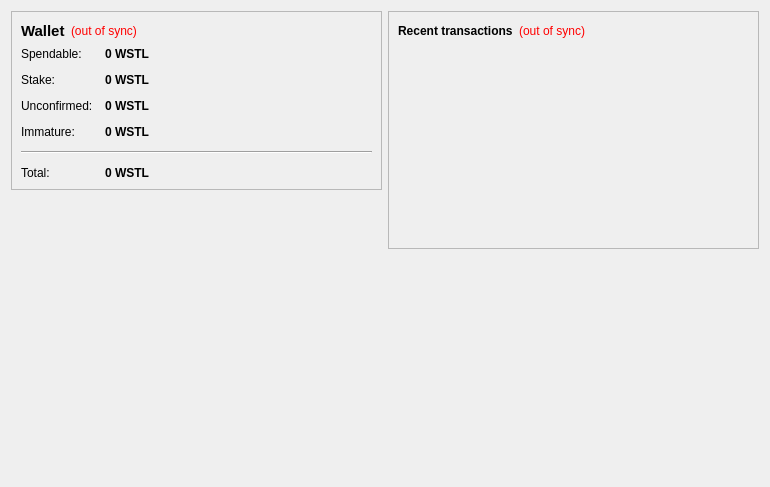
<?xml version="1.0" encoding="UTF-8"?>
<ui version="4.0">
 <class>OverviewPage</class>
 <widget class="QWidget" name="OverviewPage">
  <property name="geometry">
   <rect>
    <x>0</x>
    <y>0</y>
    <width>770</width>
    <height>487</height>
   </rect>
  </property>
  <property name="windowTitle">
   <string>Form</string>
  </property>
  <layout class="QHBoxLayout" name="horizontalLayout" stretch="1,1">
   <item>
    <layout class="QVBoxLayout" name="verticalLayout_2">
     <item>
      <widget class="QFrame" name="frame">
       <property name="frameShape">
        <enum>QFrame::StyledPanel</enum>
       </property>
       <property name="frameShadow">
        <enum>QFrame::Raised</enum>
       </property>
       <layout class="QVBoxLayout" name="verticalLayout_4">
        <item>
         <layout class="QHBoxLayout" name="horizontalLayout_4">
          <item>
           <widget class="QLabel" name="label_5">
            <property name="font">
             <font>
              <pointsize>11</pointsize>
              <weight>75</weight>
              <bold>true</bold>
             </font>
            </property>
            <property name="text">
             <string>Wallet</string>
            </property>
           </widget>
          </item>
          <item>
           <widget class="QLabel" name="labelWalletStatus">
            <property name="toolTip">
             <string>The displayed information may be out of date. Your wallet automatically synchronizes with the WhistleCoin network after a connection is established, but this process has not completed yet.</string>
            </property>
            <property name="styleSheet">
             <string notr="true">QLabel { color: red; }</string>
            </property>
            <property name="text">
             <string notr="true">(out of sync)</string>
            </property>
            <property name="alignment">
             <set>Qt::AlignLeading|Qt::AlignLeft|Qt::AlignVCenter</set>
            </property>
           </widget>
          </item>
          <item>
           <spacer name="horizontalSpacer_2">
            <property name="orientation">
             <enum>Qt::Horizontal</enum>
            </property>
            <property name="sizeHint" stdset="0">
             <size>
              <width>40</width>
              <height>20</height>
             </size>
            </property>
           </spacer>
          </item>
         </layout>
        </item>
        <item>
         <layout class="QFormLayout" name="formLayout_2">
          <property name="fieldGrowthPolicy">
           <enum>QFormLayout::AllNonFixedFieldsGrow</enum>
          </property>
          <property name="horizontalSpacing">
           <number>12</number>
          </property>
          <property name="verticalSpacing">
           <number>12</number>
          </property>
          <item row="0" column="0">
           <widget class="QLabel" name="label">
            <property name="text">
             <string>Spendable:</string>
            </property>
           </widget>
          </item>
          <item row="0" column="1">
           <widget class="QLabel" name="labelBalance">
            <property name="font">
             <font>
              <weight>75</weight>
              <bold>true</bold>
             </font>
            </property>
            <property name="cursor">
             <cursorShape>IBeamCursor</cursorShape>
            </property>
            <property name="toolTip">
             <string>Your current spendable balance</string>
            </property>
            <property name="text">
             <string notr="true">0 WSTL</string>
            </property>
            <property name="textInteractionFlags">
             <set>Qt::LinksAccessibleByMouse|Qt::TextSelectableByKeyboard|Qt::TextSelectableByMouse</set>
            </property>
           </widget>
          </item>
          <item row="1" column="0">
           <widget class="QLabel" name="label_6">
            <property name="text">
             <string>Stake:</string>
            </property>
           </widget>
          </item>
          <item row="1" column="1">
           <widget class="QLabel" name="labelStake">
            <property name="font">
             <font>
              <weight>75</weight>
              <bold>true</bold>
             </font>
            </property>
            <property name="cursor">
             <cursorShape>IBeamCursor</cursorShape>
            </property>
            <property name="toolTip">
             <string>Total of coins that was staked, and do not yet count toward the current balance</string>
            </property>
            <property name="text">
             <string notr="true">0 WSTL</string>
            </property>
            <property name="textInteractionFlags">
             <set>Qt::LinksAccessibleByMouse|Qt::TextSelectableByKeyboard|Qt::TextSelectableByMouse</set>
            </property>
           </widget>
          </item>
          <item row="2" column="0">
           <widget class="QLabel" name="label_3">
            <property name="text">
             <string>Unconfirmed:</string>
            </property>
           </widget>
          </item>
          <item row="2" column="1">
           <widget class="QLabel" name="labelUnconfirmed">
            <property name="font">
             <font>
              <weight>75</weight>
              <bold>true</bold>
             </font>
            </property>
            <property name="cursor">
             <cursorShape>IBeamCursor</cursorShape>
            </property>
            <property name="toolTip">
             <string>Total of transactions that have yet to be confirmed, and do not yet count toward the current balance</string>
            </property>
            <property name="text">
             <string notr="true">0 WSTL</string>
            </property>
            <property name="textInteractionFlags">
             <set>Qt::LinksAccessibleByMouse|Qt::TextSelectableByKeyboard|Qt::TextSelectableByMouse</set>
            </property>
           </widget>
          </item>
          <item row="3" column="0">
           <widget class="QLabel" name="labelImmatureText">
            <property name="text">
             <string>Immature:</string>
            </property>
           </widget>
          </item>
          <item row="3" column="1">
           <widget class="QLabel" name="labelImmature">
            <property name="font">
             <font>
              <weight>75</weight>
              <bold>true</bold>
             </font>
            </property>
            <property name="toolTip">
             <string>Mined balance that has not yet matured</string>
            </property>
            <property name="text">
             <string notr="true">0 WSTL</string>
            </property>
            <property name="textInteractionFlags">
             <set>Qt::LinksAccessibleByMouse|Qt::TextSelectableByKeyboard|Qt::TextSelectableByMouse</set>
            </property>
           </widget>
          </item>
          <item row="4" column="0" colspan="2">
           <widget class="Line" name="line">
            <property name="orientation">
             <enum>Qt::Horizontal</enum>
            </property>
           </widget>
          </item>
          <item row="5" column="0">
           <widget class="QLabel" name="labelTotalText">
            <property name="text">
             <string>Total:</string>
            </property>
           </widget>
          </item>
          <item row="5" column="1">
           <widget class="QLabel" name="labelTotal">
            <property name="font">
             <font>
              <weight>75</weight>
              <bold>true</bold>
             </font>
            </property>
            <property name="cursor">
             <cursorShape>IBeamCursor</cursorShape>
            </property>
            <property name="toolTip">
             <string>Your current total balance</string>
            </property>
            <property name="text">
             <string notr="true">0 WSTL</string>
            </property>
            <property name="textInteractionFlags">
             <set>Qt::LinksAccessibleByMouse|Qt::TextSelectableByKeyboard|Qt::TextSelectableByMouse</set>
            </property>
           </widget>
          </item>
         </layout>
        </item>
       </layout>
      </widget>
     </item>
     <item>
      <spacer name="verticalSpacer">
       <property name="orientation">
        <enum>Qt::Vertical</enum>
       </property>
       <property name="sizeHint" stdset="0">
        <size>
         <width>20</width>
         <height>40</height>
        </size>
       </property>
      </spacer>
     </item>
     <item>
      <widget class="QLabel" name="labelstat">
       <property name="styleSheet">
        <string notr="true"/>
       </property>
       <property name="text">
        <string/>
       </property>
      </widget>
     </item>
    </layout>
</item>
   <item>
    <layout class="QVBoxLayout" name="verticalLayout_3">
     <item>
      <widget class="QFrame" name="frame_2">
       <property name="frameShape">
        <enum>QFrame::StyledPanel</enum>
       </property>
       <property name="frameShadow">
        <enum>QFrame::Raised</enum>
       </property>
       <layout class="QVBoxLayout" name="verticalLayout">
        <item>
         <layout class="QHBoxLayout" name="horizontalLayout_2">
          <item>
           <widget class="QLabel" name="label_4">
            <property name="text">
             <string>&lt;b&gt;Recent transactions&lt;/b&gt;</string>
            </property>
           </widget>
          </item>
          <item>
           <widget class="QLabel" name="labelTransactionsStatus">
            <property name="toolTip">
             <string>The displayed information may be out of date. Your wallet automatically synchronizes with the WhistleCoin network after a connection is established, but this process has not completed yet.</string>
            </property>
            <property name="styleSheet">
             <string notr="true">QLabel { color: red; }</string>
            </property>
            <property name="text">
             <string notr="true">(out of sync)</string>
            </property>
            <property name="alignment">
             <set>Qt::AlignRight|Qt::AlignTrailing|Qt::AlignVCenter</set>
            </property>
           </widget>
          </item>
          <item>
           <spacer name="horizontalSpacer">
            <property name="orientation">
             <enum>Qt::Horizontal</enum>
            </property>
            <property name="sizeHint" stdset="0">
             <size>
              <width>40</width>
              <height>20</height>
             </size>
            </property>
           </spacer>
          </item>
         </layout>
        </item>
        <item>
         <widget class="QListView" name="listTransactions">
          <property name="styleSheet">
           <string notr="true">QListView { background: transparent; }</string>
          </property>
          <property name="frameShape">
           <enum>QFrame::NoFrame</enum>
          </property>
          <property name="verticalScrollBarPolicy">
           <enum>Qt::ScrollBarAlwaysOff</enum>
          </property>
          <property name="horizontalScrollBarPolicy">
           <enum>Qt::ScrollBarAlwaysOff</enum>
          </property>
          <property name="selectionMode">
           <enum>QAbstractItemView::NoSelection</enum>
          </property>
         </widget>
        </item>
       </layout>
      </widget>
     </item>
     <item>
      <spacer name="verticalSpacer_2">
       <property name="orientation">
        <enum>Qt::Vertical</enum>
       </property>
       <property name="sizeHint" stdset="0">
        <size>
         <width>20</width>
         <height>40</height>
        </size>
       </property>
      </spacer>
     </item>
    </layout>
   </item>
  </layout>
 </widget>
 <resources/>
 <connections/>
</ui>
